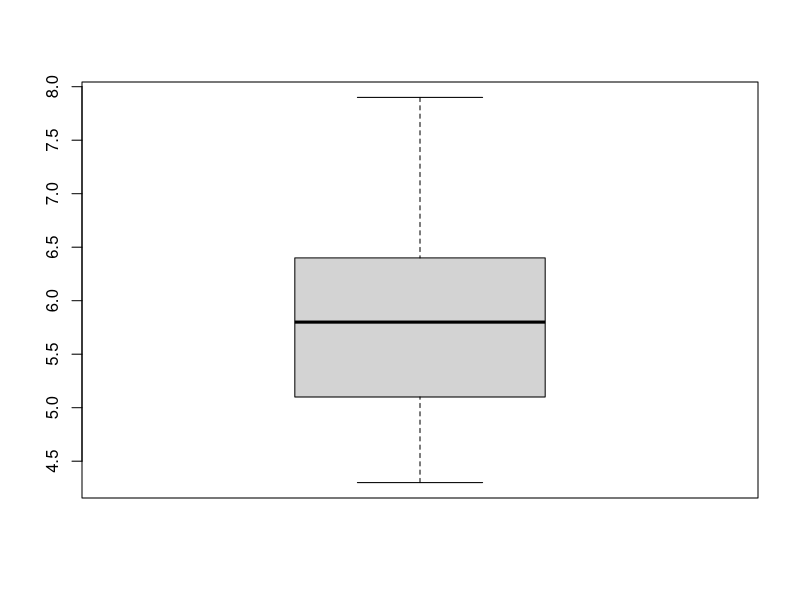
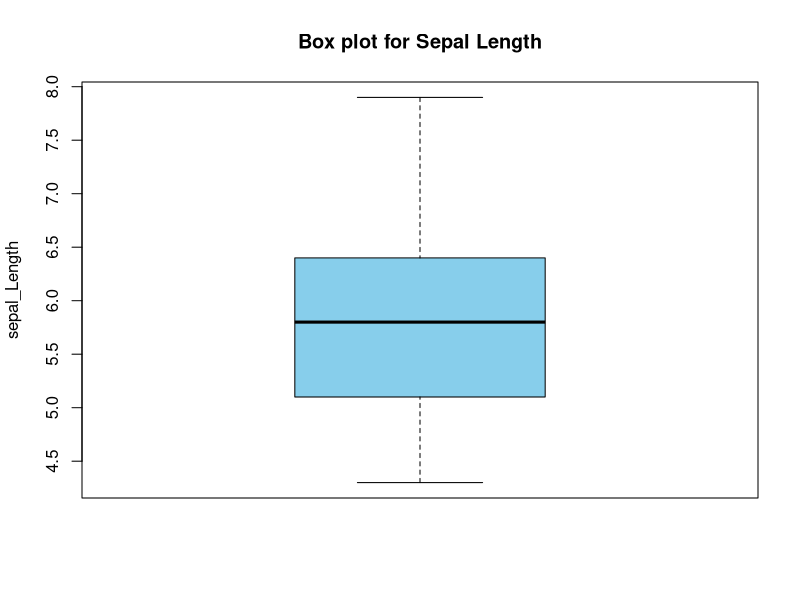
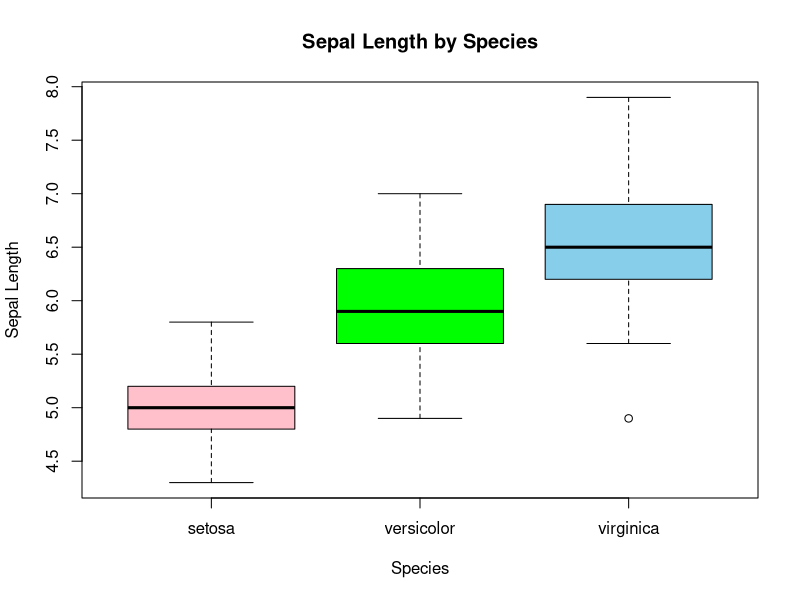
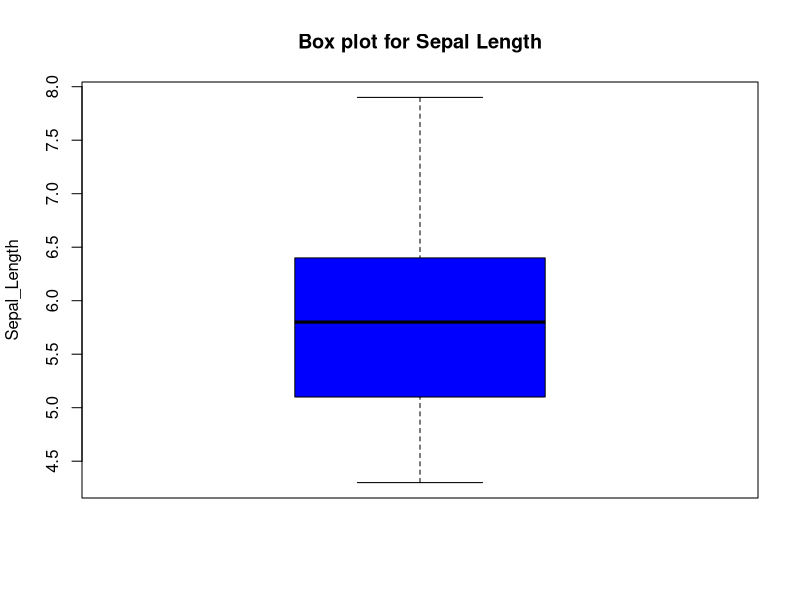
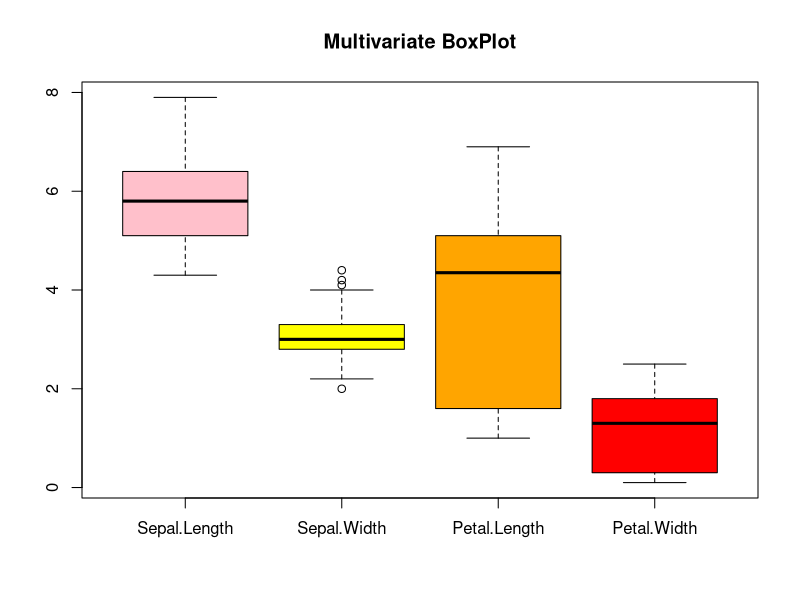
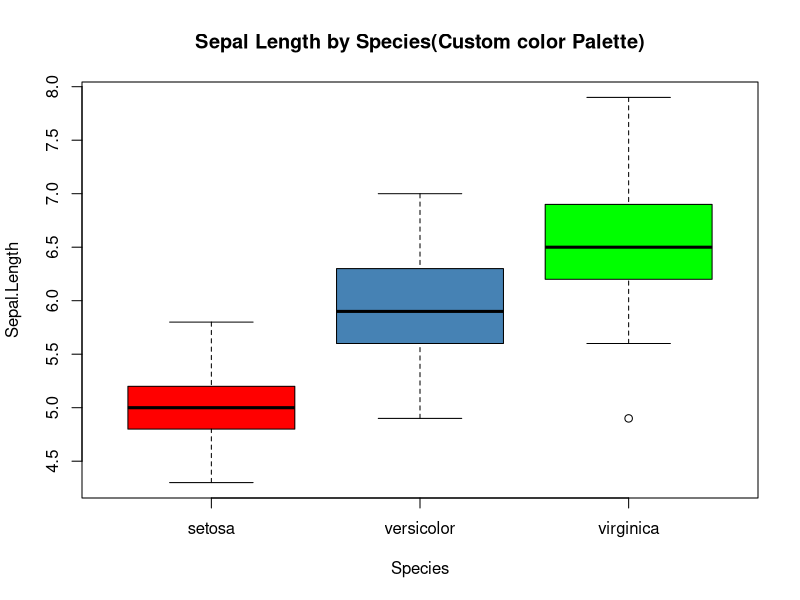
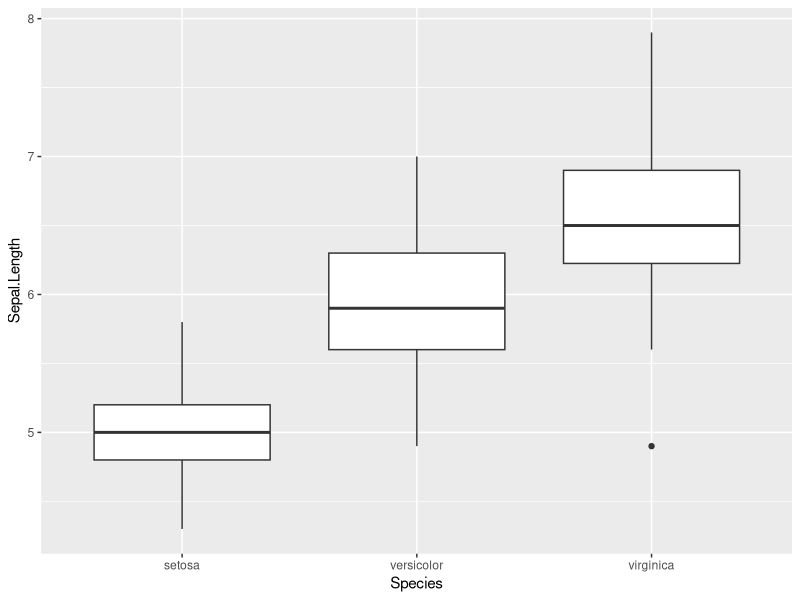
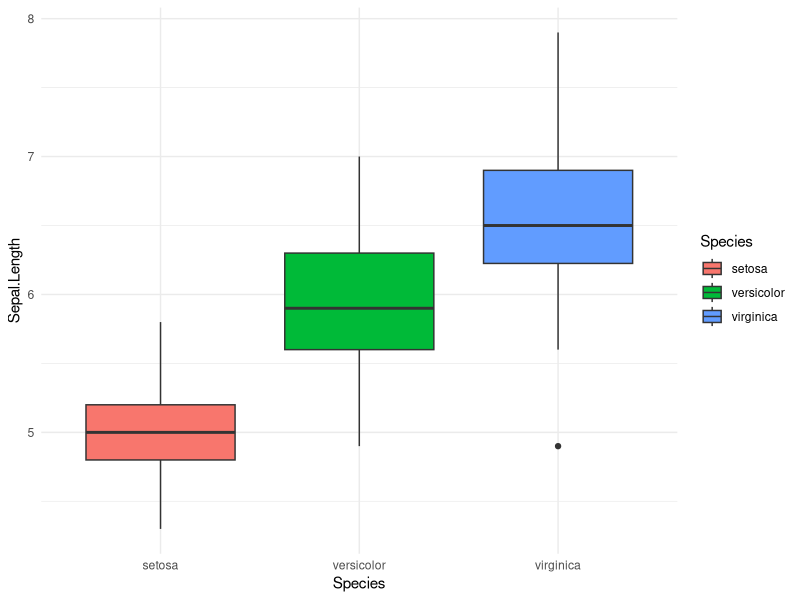

Reproduce these figures in R, in order.
# Load the data

data(iris)


#Understand the Data

str(iris)
View(iris)
class(iris)

?iris

#Basic Box Plot
boxplot(iris$Sepal.Length)

#Add Title & Lables
boxplot(iris$Sepal.Length, 
        main = "Box plot for Sepal Length",
        ylab = "sepal_Length",
        col='skyblue')


#Grouped Box Plot(by Species)
boxplot(Sepal.Length~Species,
        data = iris,
        main = "Sepal Length by Species",
        xlab = "Species",
        ylab = "Sepal Length",
        col = c('pink','green','skyblue'))




#Multivariate Box Plot
boxplot(iris$Sepal.Length, 
        main = "Box plot for Sepal Length",
        ylab = "Sepal_Length",
        col = 'blue')

boxplot(iris[,1:4],
        main = "Multivariate BoxPlot",
        col = c('pink','yellow','orange','red'))



#Using Custom color palette

species_colors <- c("setosa" = "red",
                    "versicolor" ="steelblue",
                    "virginica" = "green")

boxplot(
  Sepal.Length~Species,
  data = iris,
  col = species_colors,
  main = "Sepal Length by Species(Custom color Palette)"
)


#GGPLOT2
library(ggplot2)

ggplot(iris,
       aes(x=Species, y=Sepal.Length))+ geom_boxplot()

#Colored box plot by species
ggplot(iris, aes(x=Species, y=Sepal.Length, fill=Species))+geom_boxplot()+theme_minimal()

#Using Manual Color Palettes

ggplot(iris, aes(x=Species, y=Sepal.Length, fill=Species))+geom_boxplot()+
  scale_fill_manual(
    values = c(
      "setosa" = "red",
      "versicolor" ="steelblue",
      "virginica" = "green"
    )
  )+theme_minimal()
